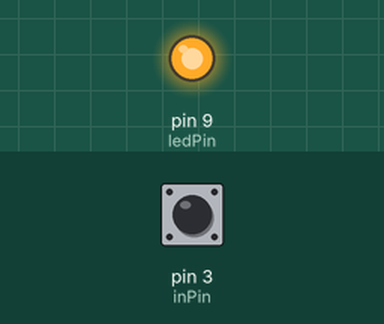
Simulated run of this sketch. Board: Arduino Uno, built with avr-gcc and run on an emulated ATmega328P. Parts: output pins drawn as LEDs (lit = HIGH). The test bench sets the inputs (shaded band); at power-on: pin 3 (inPin) HIGH.

Above: at 1.2 s.
1.3 s: pin 3 (inPin) pulled LOW for 0.15 s
At 1.37 s:
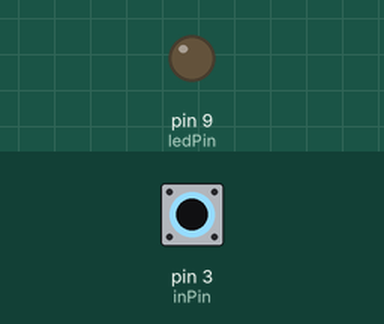
2.9 s: pin 3 (inPin) pulled LOW for 3.2 s
At 7.1 s:
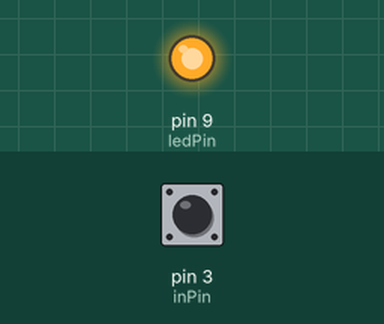
Timing chart, 0 to 8.6 s (numbered marks = the images above; inputs shaded):
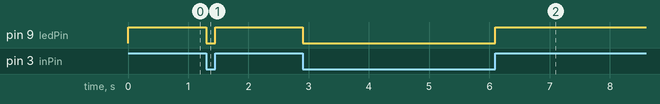

Measured:
- after the input at 1.3 s, pin 9 (ledPin): HIGH → LOW at once, → HIGH 0.15 s later
- after the input at 2.9 s, pin 9 (ledPin): HIGH → LOW at once, → HIGH 3.2 s later

The sketch:

Task_2.ino
```cpp
///Jason Klimock 26322298
//Soen 422 Lab 1
// task_2

const int ledPin = 9; //Standard digital pin, connect to LED
const int inPin = 3;

void setup() {
    pinMode(ledPin, OUTPUT);
    pinMode(inPin, INPUT_PULLUP);//INPUT_PULLUP reads a powered off pin as high and a powered on pin as low
}

void loop() {
    int inValue = digitalRead(inPin);
    digitalWrite(ledPin, inValue);
    }
```
